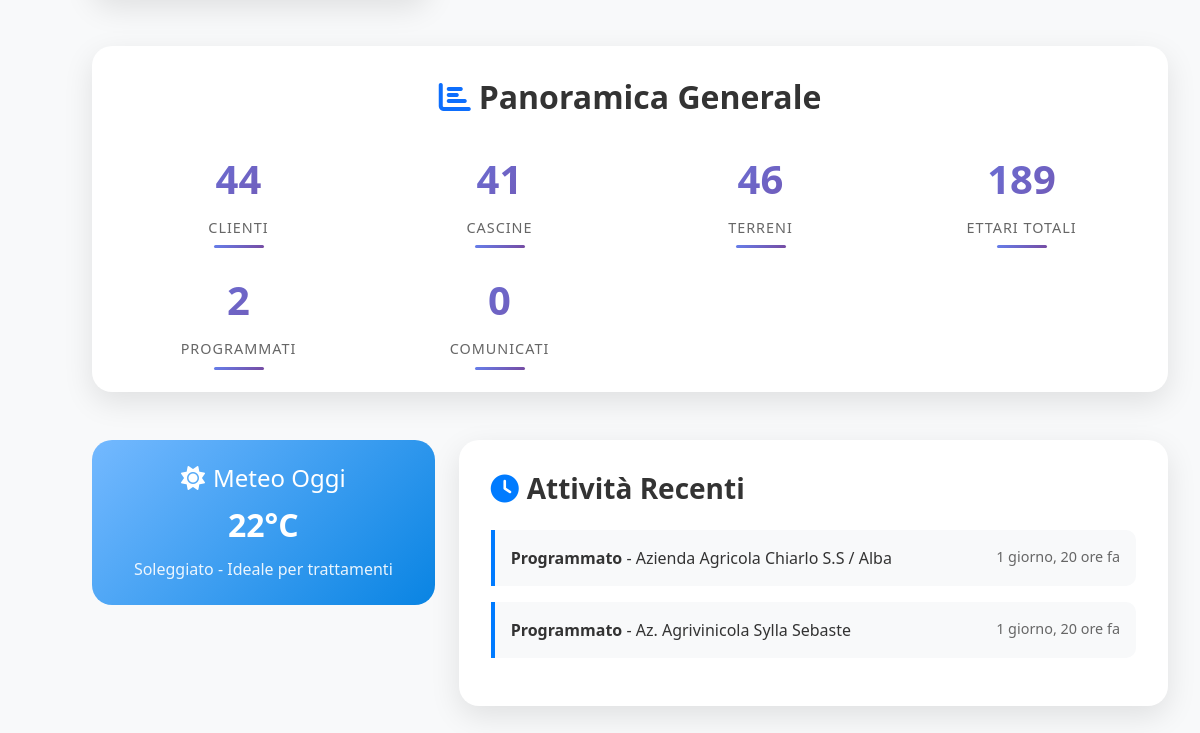
The app's page / (lower part), older data.
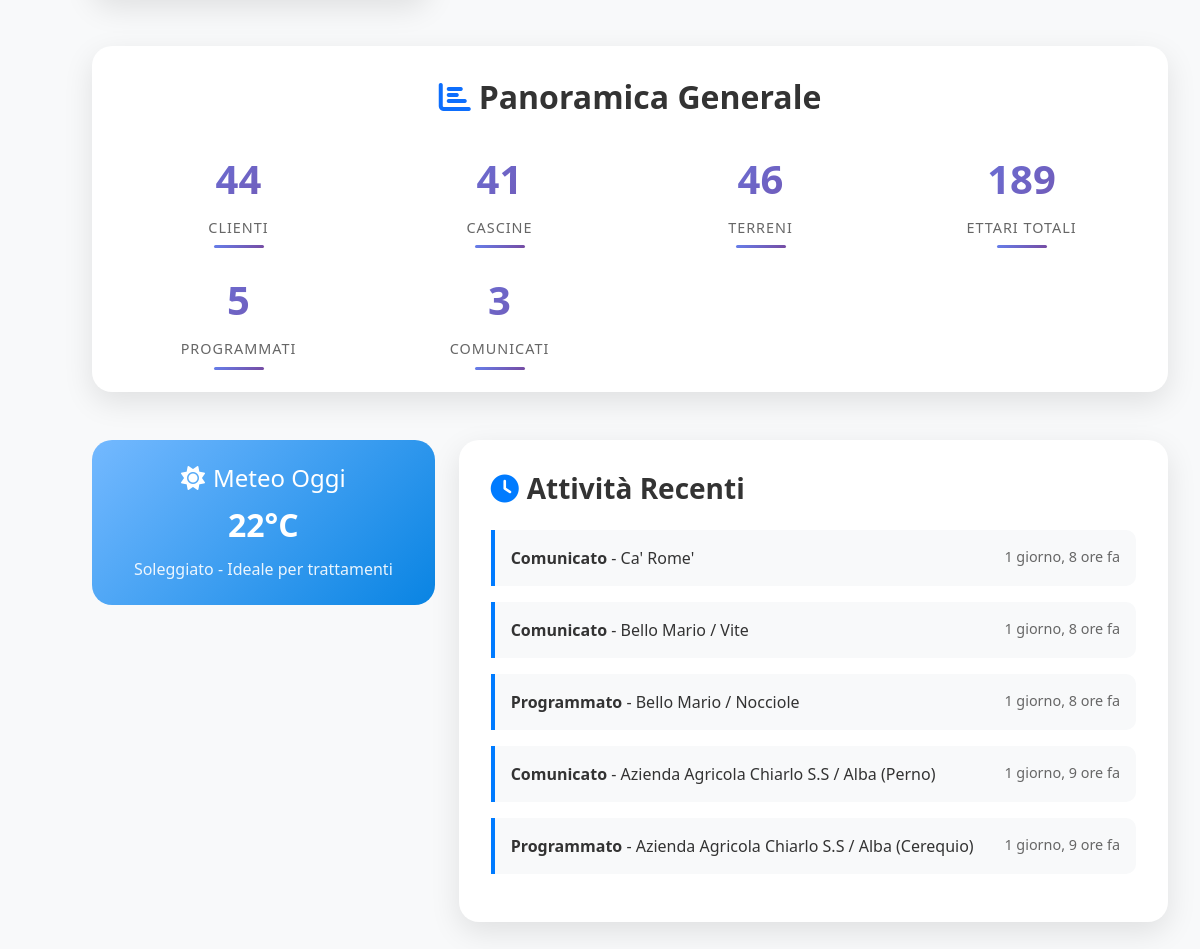
The same page, newer data.
### domenico/models.py (models this page shows, shortened)
class Trattamento(models.Model):
    STATI_CHOICES = [
        ('programmato', 'Programmato'),
        ('comunicato', 'Comunicato'),
        ('completato', 'Completato'),
        ('annullato', 'Annullato'),
    ]
    cliente = models.ForeignKey(Cliente, on_delete=models.CASCADE, related_name='trattamenti')
    cascina = models.ForeignKey(Cascina, on_delete=models.CASCADE, null=True, blank=True, related_name='trattamenti')
    terreni = models.ManyToManyField(Terreno, blank=True, related_name='trattamenti')
    LIVELLI_APPLICAZIONE = [
        ('cliente', 'Intera Azienda'),
        ('cascina', 'Cascina'),
        ('terreno', 'Terreni Selezionati'),
    ]
    livello_applicazione = models.CharField(
        max_length=20,
        choices=LIVELLI_APPLICAZIONE,
        default='cliente',
        help_text="Specifica il livello di applicazione del trattamento"
    )
    data_inserimento = models.DateTimeField(auto_now_add=True)
    data_comunicazione = models.DateTimeField(null=True, blank=True)
    data_esecuzione_prevista = models.DateField(null=True, blank=True)
    data_esecuzione_effettiva = models.DateField(null=True, blank=True)
    stato = models.CharField(
        max_length=20,
        choices=STATI_CHOICES,
        default='programmato',
        help_text="Stato attuale del trattamento"
    )
    note = models.TextField(blank=True, help_text="Note aggiuntive per il trattamento")
    class Meta:
        ordering = ['-data_inserimento']
        verbose_name = 'Trattamento'
        verbose_name_plural = 'Trattamenti'

class Cliente(models.Model):
    nome = models.CharField(max_length=200)
    creato_il = models.DateTimeField(auto_now_add=True)

class Cascina(models.Model):
    nome = models.CharField(max_length=200)
    cliente = models.ForeignKey(Cliente, on_delete=models.CASCADE, related_name='cascine')
    contoterzista = models.ForeignKey(
        Contoterzista,
        on_delete=models.SET_NULL,
        null=True,
        blank=True,
        related_name='cascine',
        help_text="Contoterzista responsabile per questa cascina (opzionale)"
    )

### domenico/views.py (the view)
# urls.py: path('', views.home, name='home'),
def home(request):
    from django.db.models import Sum, Count, Q
    stats = {
        'clienti_totali': Cliente.objects.count(),
        'cascine_totali': Cascina.objects.count(),
        'terreni_totali': Terreno.objects.count(),
        'superficie_totale': Terreno.objects.aggregate(
            totale=Sum('superficie')
        )['totale'] or 0,
        'trattamenti_programmati': Trattamento.objects.filter(stato='programmato').count(),
        'trattamenti_comunicati': Trattamento.objects.filter(stato='comunicato').count(),
    }
    trattamenti_recenti = Trattamento.objects.select_related(
        'cliente', 'cascina'
    ).prefetch_related('terreni')[:5]
    context = {
        'stats': stats,
        'trattamenti_recenti': trattamenti_recenti,
    }
    return render(request, 'home.html', context)

### domenico/templates/home.html (shortened to what this page needs)
{% extends 'base.html' %}
{% block content %}
<div class="stats-overview">
    <h2 class="stats-title">
        <i class="fas fa-chart-bar text-primary me-2"></i>Panoramica Generale
    </h2>
    <div class="stats-grid">
        <div class="stat-item">
            <div class="stat-number">{{ stats.clienti_totali }}</div>
            <div class="stat-label">Clienti</div>
        </div>
        <div class="stat-item">
            <div class="stat-number">{{ stats.cascine_totali }}</div>
            <div class="stat-label">Cascine</div>
        </div>
        <div class="stat-item">
            <div class="stat-number">{{ stats.terreni_totali }}</div>
            <div class="stat-label">Terreni</div>
        </div>
        <div class="stat-item">
            <div class="stat-number">{{ stats.superficie_totale|floatformat:1 }}</div>
            <div class="stat-label">Ettari Totali</div>
        </div>
        <div class="stat-item">
            <div class="stat-number">{{ stats.trattamenti_programmati }}</div>
            <div class="stat-label">Programmati</div>
        </div>
        <div class="stat-item">
            <div class="stat-number">{{ stats.trattamenti_comunicati }}</div>
            <div class="stat-label">Comunicati</div>
        </div>
    </div>
</div>
<div class="row">
    <div class="col-md-4">
        <div class="weather-widget">
            <h4><i class="fas fa-sun me-2"></i>Meteo Oggi</h4>
            <div class="weather-temp">22°C</div>
            <div class="weather-desc">Soleggiato - Ideale per trattamenti</div>
        </div>
    </div>
    <div class="col-md-8">
        <div class="recent-activity">
            <h3 class="activity-title">
                <i class="fas fa-clock"></i>
                Attività Recenti
            </h3>
            {% if trattamenti_recenti %}
            <ul class="activity-list">
                {% for trattamento in trattamenti_recenti %}
                <li class="activity-item">
                    <div class="activity-content">
                        <div class="activity-text">
                            <strong>{{ trattamento.get_stato_display }}</strong> -
                            {{ trattamento.cliente.nome }}
                            {% if trattamento.cascina %}
                                ({{ trattamento.cascina.nome }})
                            {% endif %}
                        </div>
                        <div class="activity-time">
                            {{ trattamento.data_inserimento|timesince }} fa
                        </div>
                    </div>
                </li>
                {% endfor %}
            </ul>
            {% else %}
            <div class="empty-activity">
                <i class="fas fa-leaf text-muted mb-3" style="font-size: 3rem;"></i>
                <p>Nessuna attività recente. Inizia creando il tuo primo trattamento!</p>
            </div>
            {% endif %}
        </div>
    </div>
</div>
{% endblock %}

Row changes from the older to the newer data that the page shows:
no longer on this page (row edited): Trattamento: stato "Programmato", cliente.nome "Azienda Agricola Chiarlo S.S / Alba", data_inserimento "1 giorno, 20 ore"
no longer on this page (row unchanged): Trattamento: stato "Programmato", cliente.nome "Az. Agrivinicola Sylla Sebaste", data_inserimento "1 giorno, 20 ore"
added Trattamento: stato "Comunicato", cliente.nome "Ca' Rome'", data_inserimento "1 giorno, 8 ore"
added Trattamento: stato "Comunicato", cliente.nome "Bello Mario / Vite", data_inserimento "1 giorno, 8 ore"
added Trattamento: stato "Programmato", cliente.nome "Bello Mario / Nocciole", data_inserimento "1 giorno, 8 ore"
added Trattamento: stato "Comunicato", cliente.nome "Azienda Agricola Chiarlo S.S / Alba", cascina.nome "Perno", data_inserimento "1 giorno, 9 ore"
added Trattamento: stato "Programmato", cliente.nome "Azienda Agricola Chiarlo S.S / Alba", cascina.nome "Cerequio", data_inserimento "1 giorno, 9 ore"
Text that changed along with them:
{{ stats.trattamenti_programmati }}: "2" → "5"
{{ stats.trattamenti_comunicati }}: "0" → "3"
